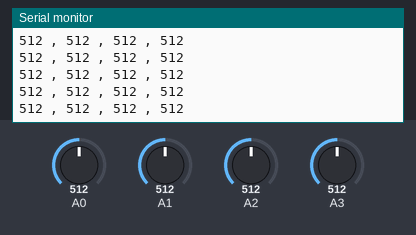
Simulated run of this sketch. Board: Arduino Uno, built with avr-gcc and run on an emulated ATmega328P. Parts: the last lines printed to the serial monitor. The inputs (shaded band) are chosen by the test bench; at power-on: A0 = 512, A1 = 512, A2 = 512, A3 = 512. No radio packets arrive unless stated.

Above: at 1.2 s.
1.3 s: A0 set to 716
At 1.58 s:
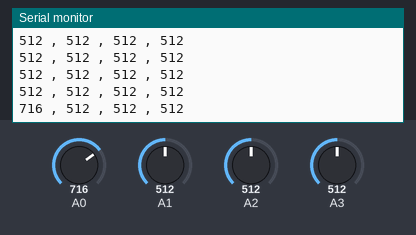
2.8 s: A1 set to 716
At 2.8 s:
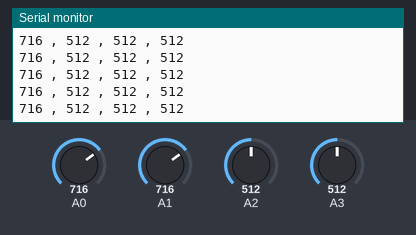
4.3 s: A2 set to 716
At 4.42 s:
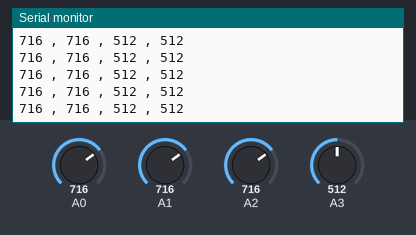
5.8 s: A3 set to 716
At 5.84 s:
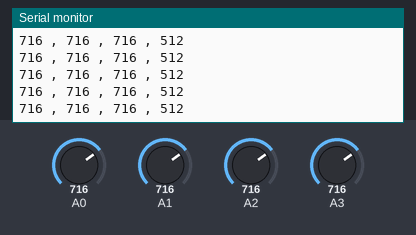
7.3 s: A0 set to 992
At 7.46 s:
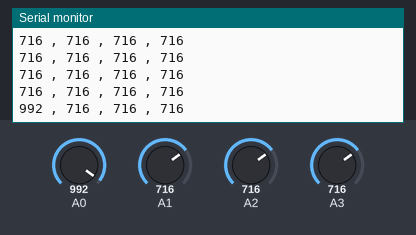
8.8 s: A1 set to 992
At 8.88 s:
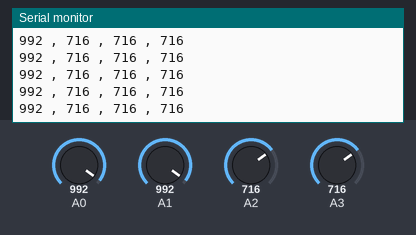
Timing chart, 0 to 11.3 s (numbered marks = the images above; inputs shaded):
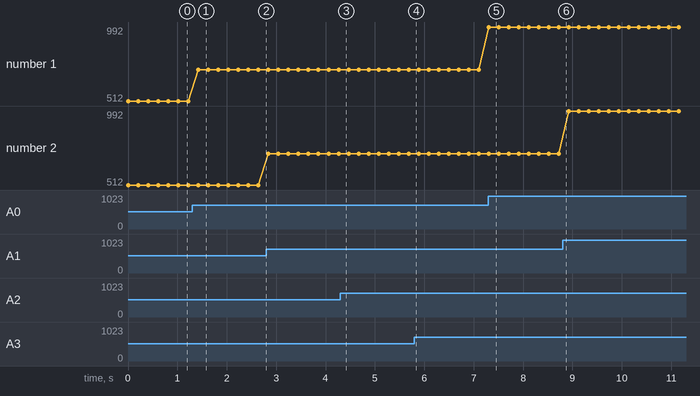

Measured:
- after the input at 1.3 s, the serial monitor: prints a new line after 0.13 s (image 1)
- after the input at 7.3 s, the serial monitor: prints a new line at once (image 5)
- plotted number 1: 512 → 716 after the input at 1.3 s, 716 → 992 after the input at 7.3 s

The sketch:

emisor_arduino.ino
```cpp
/*
UVIDrone: Julio 2018

Configuracion del Drone:

cw    ccw
(3)   (1)
  \   /
   \ /
   ( )
   / \
  /   \
(2)   (4)
ccw    cw
*/
// Transmisor

#include <SPI.h>
#include <nRF24L01.h>
#include <RF24.h>


#define CE_PIN 9
#define CSN_PIN 10

byte direccion[5] ={'c','a','n','a','l'};

RF24 radio(CE_PIN, CSN_PIN);

int datos[4];

void setup()
{

  radio.begin();

  Serial.begin(9600);

 radio.openWritingPipe(direccion);

 }

 void loop()
{

// datos[0]=analogRead(0)* (5.0 / 1023.0);;
//datos[1]=millis();
//datos[2]=3.14;
// Serial.println("leyendo datos");
 datos[0]=analogRead(0);
 datos[1]=analogRead(1);
 datos[2]=analogRead(2);
 datos[3]=analogRead(3);

// Serial.println("Datos leidos");

 //enviamos los datos
 bool ok = radio.write(datos, sizeof(datos));
  if(ok)
  {
     Serial.print(datos[0]);
     Serial.print(" , ");
     Serial.print(datos[1]);
     Serial.print(" , ");
     Serial.print(datos[2]);
     Serial.print(" , ");
     Serial.println(datos[3]);
  }
  else
  {
     Serial.println("no se ha podido enviar");
  }
  delay(200);
}
```
